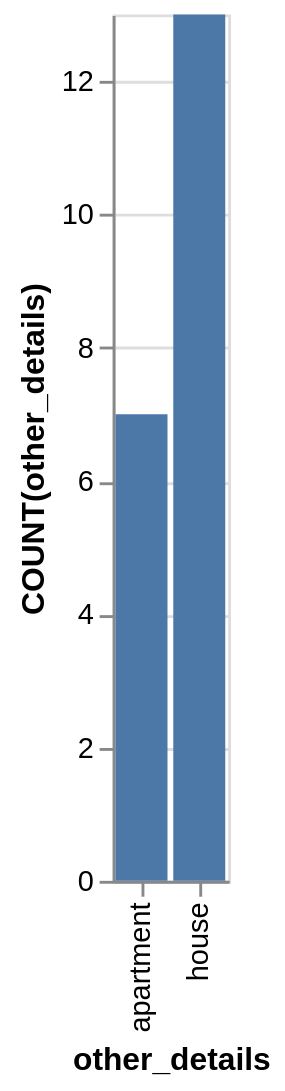

Source (Vega-Lite JSON):
### Vega-Lite specification from a JSON file in a GitHub repository (floating-point values rounded to 4 significant figures)
{"data": {"values": [{"x_data": "apartment", "y_data": 7}, {"x_data": "house", "y_data": 13}]}, "mark": "bar", "encoding": {"x": {"field": "x_data", "type": "nominal", "title": "other_details", "sort": {"op": "sum", "field": "y_data", "order": "ascending"}}, "y": {"field": "y_data", "type": "quantitative", "title": "COUNT(other_details)"}}}
